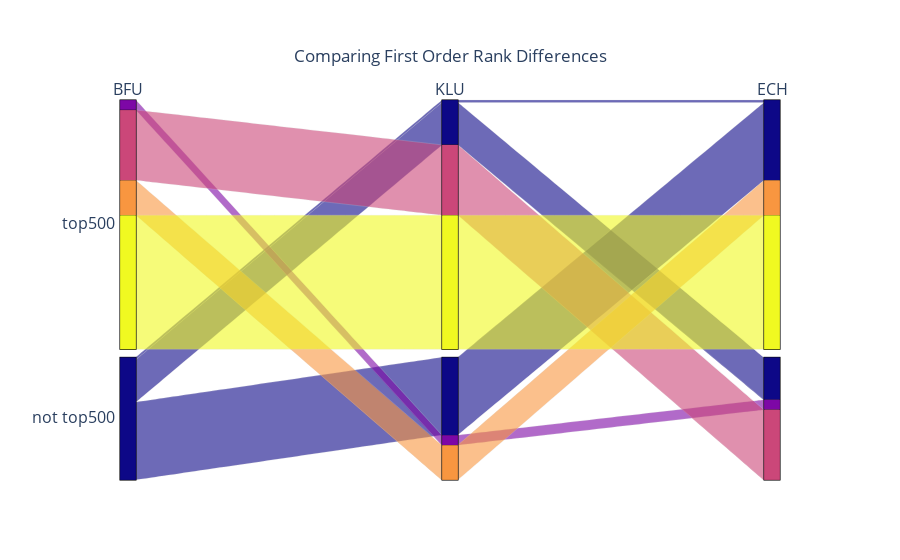

Notebook code cell kept with this figure:
### Code cell
firstorder_rank_diff_comparison_top200 = gen_parcats(firstorder, k=500, highlight_switches=[
        [1, 0, 0],
        [1, 1, 0],
        [1, 0, 1],
        [1, 1, 1],
    ])
firstorder_rank_diff_comparison_top200.update_layout(
    title=dict(text='Comparing First Order Rank Differences', 
               x=0.5, xanchor='center', yanchor='top'))
firstorder_rank_diff_comparison_top200

### Figure 1 — Plotly figure (JSON) as saved in the notebook; plotly's stock layout.template omitted (floating-point values rounded to 4 significant figures; data arrays with more than 128 entries replaced by an {"elided": "..."} marker saying what was removed)
{"data": [{"arrangement": "freeform", "dimensions": [{"categoryarray": [true, false], "categoryorder": "array", "label": "BFU", "ticktext": ["top500", "not top500"], "values": {"elided": "746 bool values"}}, {"categoryarray": [true, false], "categoryorder": "array", "label": "KLU", "ticktext": ["", ""], "values": {"elided": "746 bool values"}}, {"categoryarray": [true, false], "categoryorder": "array", "label": "ECH", "ticktext": ["", ""], "values": {"elided": "746 bool values"}}], "labelfont": {"size": 16}, "line": {"color": {"elided": "746 int values"}}, "tickfont": {"size": 16}, "type": "parcats"}], "layout": {"title": {"text": "Comparing First Order Rank Differences", "x": 0.5, "xanchor": "center", "yanchor": "top"}}}
